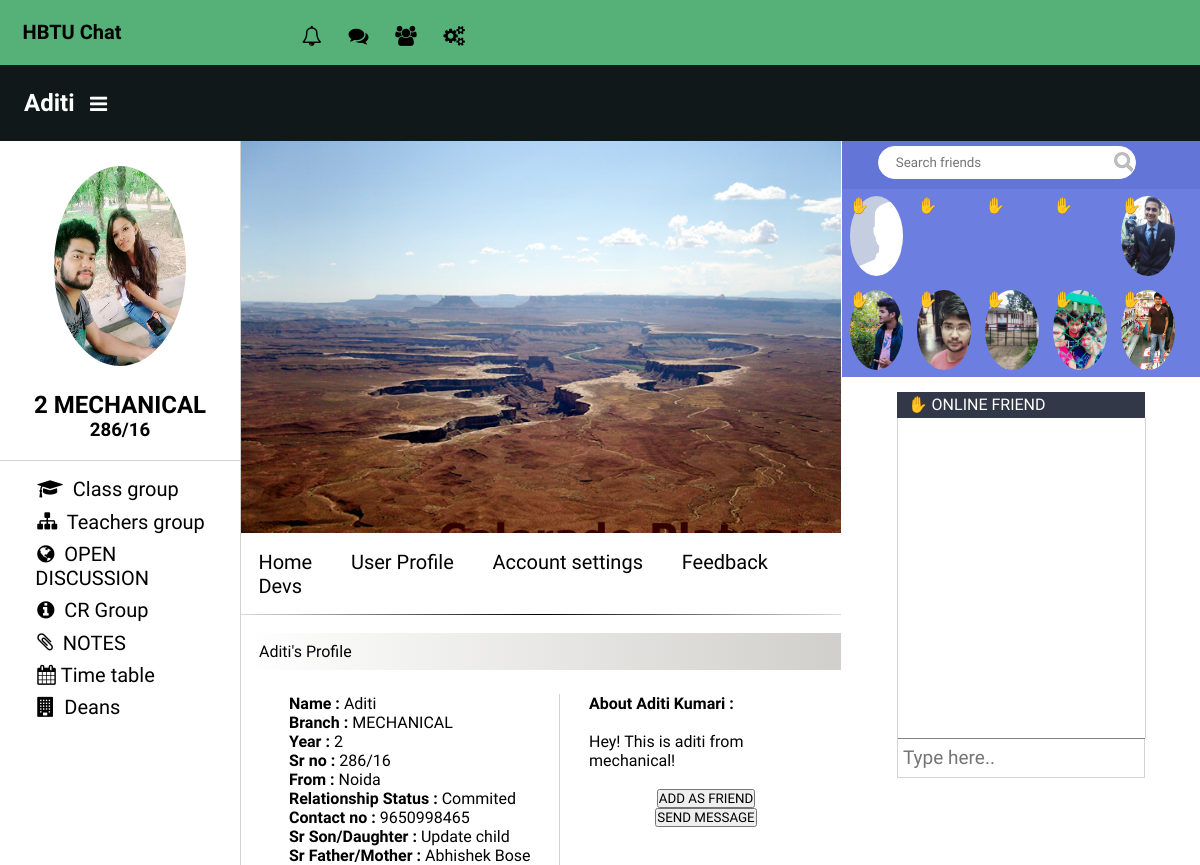
/profile.php?u=2 (signed in), run on the app's committed database.
### tables this page shows
CREATE TABLE `user_details` (
  `id` int(11) NOT NULL,
  `firstname` varchar(30) NOT NULL,
  `lastname` varchar(30) NOT NULL,
  `email` varchar(40) NOT NULL,
  `srno` varchar(10) NOT NULL,
  `year` int(2) NOT NULL,
  `password` varchar(40) NOT NULL,
  `verify` int(1) NOT NULL DEFAULT '0',
  `vcode` varchar(40) NOT NULL,
  `branch` varchar(20) NOT NULL,
  `fromcity` varchar(20) NOT NULL DEFAULT 'Update city',
  `rstatus` varchar(20) NOT NULL DEFAULT 'Update status',
  `cnum` bigint(11) NOT NULL,
  `srsd` varchar(20) NOT NULL DEFAULT 'Update child',
  `srfm` varchar(20) NOT NULL DEFAULT 'Update parent',
  `bio` text NOT NULL,
  `friendarray` text NOT NULL
);

### php/core.inc.php (called while the page is built, shortened)
<?php
include 'connect.inc.php';
    function getdata($field)
    {   GLOBAL $connect;
$user_id = $_SESSION['user_id'];
$query_core= " SELECT  `$field` FROM `user_details` WHERE `id`='$user_id' ";
if ($query_run1= mysqli_query($connect , $query_core) )
{
while($row_result=mysqli_fetch_assoc($query_run1))
    {
     $data = $row_result[$field];
return $data;
        }
   }
}
?>

### profile.php (the view, shortened to what this page needs)
<?php
require "php/core.inc.php";
require "php/connect.inc.php";
if(loggedin()&&verified())
   {
if(isset($_GET['u'])){
if(!empty($_GET['u']))
{
$user_id= $_GET['u'];
$query= " SELECT `id` ,`firstname`,`lastname` ,`email`,`srno`,`year`,`branch`,`fromcity`,`rstatus`,`cnum` ,`srsd`,`srfm`,`bio` FROM `user_details` WHERE `id` = '$user_id'  ";
$query_run = mysqli_query($connect , $query);
if(mysqli_num_rows($query_run)==1)
{
while($row = mysqli_fetch_assoc($query_run))
{
$firstname =$row['firstname'];
$lastname = $row['lastname'];
$srno=$row['srno'];
$branch=$row['branch'];
$year = $row['year'];
$fromcity = $row['fromcity'];
$rstatus = $row['rstatus'];
$cnum = $row['cnum'];
$srsd = $row['srsd'];
$srfm = $row['srfm'];
if($row['bio']=='')
{
$bio='Your bio here...';
}
else $bio =$row['bio'];
}
}
else echo "<script>alert('User does not exist');</script>";
}
	}
 }
?>
<html>
<head>
<link rel = "stylesheet" href = "css/mainstyle.css"/>
<link rel="stylesheet" href="awesomefont/css/font-awesome.min.css">
</head>
<body>
<div class = "header" >
   <div id = "header1">
    <div id = "logo">
    <h2><a href = "mainprofile.php"> HBTU Chat</a></h2>
	</div>
<div id = "notifications">
<ul>
	<li><a href="#" title ="Notifications"  ><i class="fa fa-bell-o" aria-hidden="true"></i></a></li>
	<li><a href="#" title ="Messages" ><i class="fa fa-comments" aria-hidden="true"></i></a></li>
	<li><a href="#" title ="Friend Requests" ><i class="fa fa-users" aria-hidden="true"></i></a></li>
	<li><a href="#" title ="Settings" ><i class="fa fa-cogs" aria-hidden="true"></i></a></li>
</ul>
	</div>
	</div>
<div id ="header2">
<div class="usersection">
<h2> <?php echo $firstname; ?><a href="#">  <i class="fa fa-bars" aria-hidden="true"></i></a></h2>
</div>
</div>
</div>
<div class = "utilities">
<div class="toputi">
<div id= "mainpicture"  >
<center><img src = "<?php echo '/pro_pics/'.$user_id.'.jpg'; ?>" onerror="this.src='pro_pics/default.png'" ></center>
</div>
<div id="info">
<center><h2><?php echo $year.' '.$branch; ?></h2></center>
<center><h3><?php echo $srno;  ?></h3></center>
<center><h4>   <br>   </h4></center>
</div>
</div>
<div id="utimain">
<ul>
	<li><a href="#"> <i class="fa fa-graduation-cap" aria-hidden="true"></i> Class group</a></li>
	<li><a href="#"><i class="fa fa-sitemap" aria-hidden="true"></i> Teachers group</a></li>
	<li><a href="#"><i class="fa fa-globe" aria-hidden="true"></i> OPEN DISCUSSION</a></li>
	<li><a href="#"><i class="fa fa-info-circle" aria-hidden="true"></i> CR Group</a></li>
	<li><a href="#"><i class="fa fa-paperclip" aria-hidden="true"></i> NOTES</a></li>
	<li><a href="#"> <i class="fa fa-calendar" aria-hidden="true"></i>Time table</a></li>
	<li><a href="#"><i class="fa fa-building" aria-hidden="true"></i> Deans</a></li>
</ul>
</div>
</div>
<div class="feed">
<div id="coverpic" style="background-image: url(<?php echo'cover_pics/'.$user_id.'.jpg'; ?>) , url(/cover_pics/defaultcover.png); width:100%; height:49%; float:left; min-height:45%; background-size:cover; background-repeat: no-repeat; "></div>
<div class="infobar" id="infotop">
	<ul>
		<li><a href="mainprofile.php">Home</a></li>
		<li><a href="profile.php?u=<?php echo getdata('id');?>" target= "_BLANK"><?php echo 'User Profile'; ?></a></li>
		<li><a href="accountsettings.php">Account settings</a></li>
		<li><a href="#">Feedback</a></li>
		<li><a href="#">Devs</a></li>
		<div class="line">
		<span class="sexy_line" ></span>
		</div>
	</ul>
</div>
<div id="feedtitle">
<?php echo $firstname; ?>'s Profile</div>
<div id="Profilecontainer">
<div id = "profileinfo">
<b>Name : </b><?php echo $firstname; ?><?php if($user_id==getdata('id')){echo '<a href="accountsettings.php" title = "Edit name"><i class="fa fa-pencil" aria-hidden="true"></i></a>';} ?><br>
<b>Branch : </b><?php echo $branch; ?><?php if($user_id==getdata('id')){echo ' <a href="accountsettings.php" title="Edit branch"><i class="fa fa-pencil" aria-hidden="true"></i> </a>';} ?><br>
<b>Year : </b><?php echo $year; ?><?php if($user_id==getdata('id')){echo '<a href="accountsettings.php" title="Edit year"><i class="fa fa-pencil" aria-hidden="true"></i> </a>';} ?><br>
<b>Sr no : </b><?php echo $srno; ?><?php if($user_id==getdata('id')){echo '<a href="accountsettings.php" title="Edit Sr no"><i class="fa fa-pencil" aria-hidden="true"></i></a>';} ?><br>
<b>From : </b><?php echo $fromcity; ?><?php if($user_id==getdata('id')){echo ' <a href="accountsettings.php" title="Edit City"><i class="fa fa-pencil" aria-hidden="true"></i> </a>';} ?><br>
<b>Relationship Status : </b><?php echo $rstatus; ?> <?php if($user_id==getdata('id')){echo '<a href="accountsettings.php" title ="Edit Relationship status"><i class="fa fa-pencil" aria-hidden="true"></i> </a>';} ?><br>
<b>Contact no : </b><?php echo $cnum ?> <?php if($user_id==getdata('id')){echo '<a href="accountsettings.php" title = "Edit Contact no"><i class="fa fa-pencil" aria-hidden="true"></i> </a>';} ?><br>
<b>Sr Son/Daughter : </b><?php echo $srsd; ?> <?php if($user_id==getdata('id')){echo '<a href="accountsettings.php" title = "Edit Sr Son/Daughter"><i class="fa fa-pencil" aria-hidden="true"></i> </a>';}?><br>
<b>Sr Father/Mother : </b><?php echo $srfm ?> <?php if($user_id==getdata('id')){echo '<a href="accountsettings.php" title ="Edit Father/Mother"><i class="fa fa-pencil" aria-hidden="true"></i> </a>';} ?><br>
</div>
<div id ="intro">
<b>About <?php  echo $firstname.' '.$lastname  ?> : </b> <br/><br/>
<?php echo $bio ;?>
<br><br>
<?php
$address='"profile.php?u='.$user_id.'"';
if ($user_id!=getdata('id'))
{
echo '<div id="addfrnd">
<form method = "POST" action ='?><?php echo $address; ?> <?php echo '>
<center><input type = "submit" name= "addfriend'.$firstname.'"'. 'value ="ADD AS FRIEND" ></center>
</form>
</div>
<div id="msg">
<form method = "POST" action ='?><?php echo $address; ?> <?php echo '>
<center><input type = "submit" name ="msg" value = "SEND MESSAGE"></center>
</form>
</div>'; } ?>
</div>
</div>
</div>
<div class="chat">
<div class="searchfriends">
<div id="searchbox">
<form action="#">
<input type ="text" placeholder="  Search friends  " >
</form>
</div>
</div>
<div id="friendview">
<div class="fphoto" id="fphoto1"style="background-image: url(./pro_pics/image.jpg);" > &#x270B;</div>
<div class="fphoto" id="fphoto2"style="background-image: url(./pro_pics/alok.jpg);">&#x270B;</div>
<div class="fphoto" id="fphoto3"style="background-image: url(./pro_pics/alok2.jpg);">&#x270B;</div>
<div class="fphoto" id="fphoto4"style="background-image: url(./pro_pics/adi1.jpg);">&#x270B;</div>
<div class="fphoto" id="fphoto5"style="background-image: url(./pro_pics/ujjawal.jpg);">&#x270B;</div>
<div class="fphoto" id="fphoto6"style="background-image: url(./pro_pics/himanshu.jpg);">&#x270B;</div>
<div class="fphoto" id="fphoto7"style="background-image: url(./pro_pics/anky.jpg);">&#x270B;</div>
<div class="fphoto" id="fphoto8"style="background-image: url(./pro_pics/sourabh.jpg);">&#x270B;</div>
<div class="fphoto" id="fphoto9"style="background-image: url(./pro_pics/sourabh2.jpg);">&#x270B;</div>
<div class="fphoto" id="fphoto10"style="background-image: url(./pro_pics/anky2.jpg);">&#x270B;</div>
</div>
<div id="chatbox">
<div id="namebar">
&#x270B; <?php echo 'ONLINE FRIEND';?>
</div>
<div id="msgview">
</div>
<div id="typearea">
<form action="#" method="post">
<input type = "text" name="chat" placeholder="Type here..">
</form>
</div>
</div>
</div>
</body>
</html>

### css/mainstyle.css (style rules this page uses)
* { margin:0px; padding:0px; font-family: 'Hammersmith One', sans-serif; }
#header1 { width:100%; float:left; color:white; background-color:#56B178; }
#header2 { width:100%; background-color: #111819; float:left; color:white; }
#header2 h2 { padding:2.0%; }
#header2 a { color:white; }
#header1 li ,a { display:inline; color:#328958; font-size:20px; text-decoration:none; padding:.9%; }
#header1 { width:100%; float:left; }
#notifications li,a { color:#328958; }
#notifications li,a:hover { color:white; padding:1%; text-decoration:none; }
#notifications { padding-top:2.0%; padding-left:0.8%; float:left; width:50%; }
#logo { width:20%; float:left; padding:1.7%; }
.utilities { width:20%; float:left; }
.toputi { max-height:50%; }
.feed { width:50%; float:left; border-left:1px solid #D3D3D3; }
.chat { width:29.8%; float:right; }
#profileinfo { margin-left: 8%; margin-top: 4%; margin-right: 2%; width: 45%; float: left; border-right:1px solid #d3d3d3; }
#intro { width:39%; float:right; margin-right:3%; margin-top:4%; }
#mainpicture img { width:55%; height:200px; border: 1px solid white; margin-bottom:10%; margin-top:10%; position:relative; border-radius:50%; }
#info { border-bottom:1px solid #D3D3D3; }
#utimain { padding-top:5%; padding-left:13%; }
#untimain ul,li,a:hover { list-style-type: none; padding:2%; color:black; }
#untimain ul,li,a { color:black; }
#utimain i { padding-right:5px; }
.sexy_line { margin-top:2.5%; display:block; border:none; color:white; height:1px; background:black; background: -webkit-gradient(radial, 50% 50%, 0, 50% 50%, 350, from(#000), to(#fff)); }
#infotop { float:left; width:100%; padding-top:3%; padding-bottom:0px; margin-bottom:3%; }
#infotop li,a { display:inline; }
#feedtitle { float:left; width:97%; margin-left:1%; background: linear-gradient(-90deg, #D0CFCB, white); padding-top:1.5%; padding-bottom:1.5%; padding-left:2%; }
.searchfriends { width:100%; float:left; height:6%; background-color:#6375D7; }
#searchbox { width:90%; margin-left:auto; margin-top:1.4%; }
.searchfriends form input[type=text] { width:80%; height:70%; border-radius:20px; background-color:white; border:1px solid white; padding-left:10px; padding-right:25px; background-image: url(../chatty_images/searchicon.png); background-repeat:no-repeat; background-position:right; color:green; }
.fphoto { width:15%; height:10%; float:left; margin:2%; background-size:cover; background-repeat:no-repeat; border-radius:50%; }
#friendview { width:100%; float:left; background-color:#6C7EE0; }
#chatbox { width:100%; float:left; }
#namebar { background-color:#323848; width:66.5%; color: white; text-align: left; padding-top:1%; padding-bottom:1%; padding-left:3%; margin-left:auto; margin-right:auto; margin-top:4%; }
#msgview { width:69%; margin-left:auto; margin-right:auto; background-color:white; height:40%; border-left:1px solid #d3d3d3; border-right:1px solid #d3d3d3; }
#typearea form input[type=text] { width:100%; border-width:1px; border-top-color:d3d3d3; border-bottom-color:d3d3d3; border-left:1px solid #d3d3d3; border-right:1px solid #d3d3d3; height:5%; font-size:19px; padding-left:2%; }
#typearea { width:69.5%; margin-left:auto; margin-right:auto; }

### data on the page
user_details: firstname "Aditi", year "2", branch "MECHANICAL", srno "286/16", fromcity "Noida", rstatus "Commited", cnum "9650998465", srsd "Update child", srfm "Abhishek Bose", lastname "Kumari", bio "Hey! This is aditi from mechanical!"
